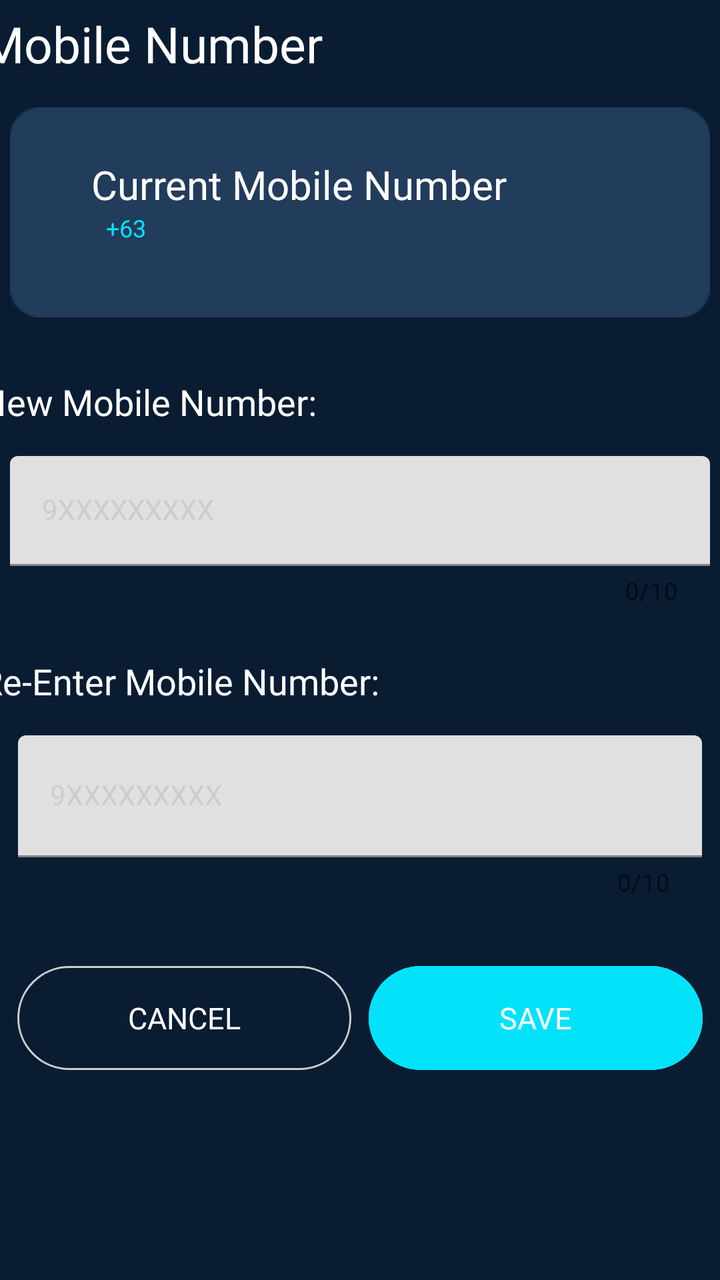
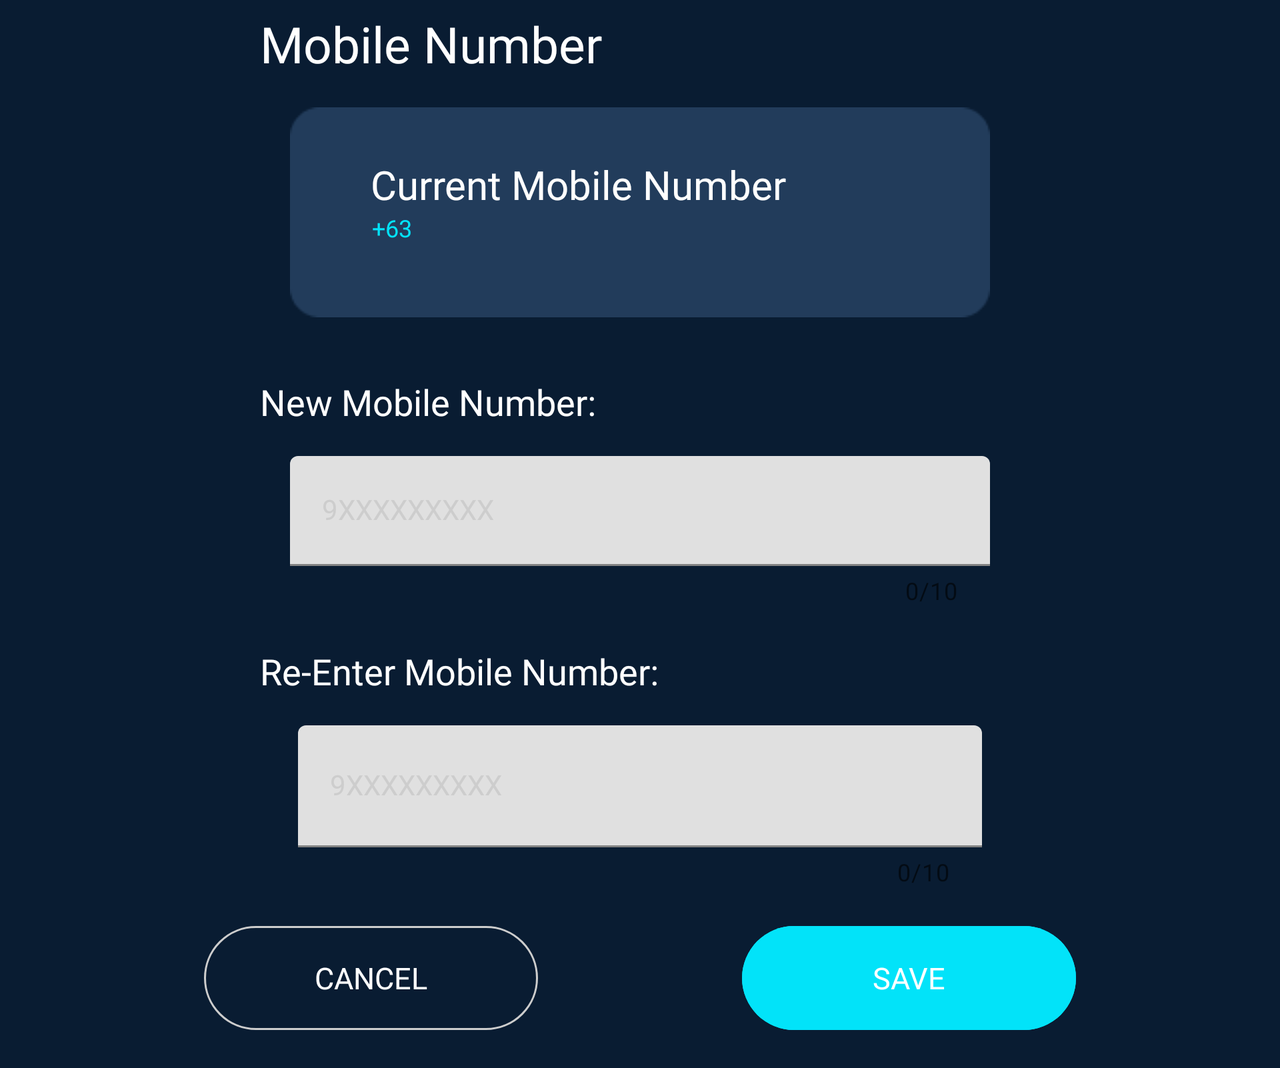

One screen, two layout resources from the same app: the default and the repository's alternative for another configuration. Each is rendered where Android would select it; the XML of both is given below.
<!-- AndroidManifest.xml: application theme Theme.Electrishut -->
<!-- res/layout/fragment_mobile_number.xml -->
<?xml version="1.0" encoding="utf-8"?>
<layout
    xmlns:android="http://schemas.android.com/apk/res/android"
    xmlns:app="http://schemas.android.com/apk/res-auto"
    xmlns:tools="http://schemas.android.com/tools"
    tools:context=".settings.MobileNumber">

    <androidx.constraintlayout.widget.ConstraintLayout
        android:layout_width="match_parent"
        android:layout_height="match_parent"
        android:background="@color/electrishut_bg"
        android:orientation="vertical">

        <TextView
            android:id="@+id/txtMobileNum"
            android:layout_width="380dp"
            android:layout_height="wrap_content"
            android:layout_marginTop="5dp"
            android:fontFamily="@font/poppins_bold"
            android:text="Mobile Number"
            android:textColor="#FFFFFF"
            android:textSize="25sp"
            app:layout_constraintEnd_toEndOf="parent"
            app:layout_constraintStart_toStartOf="parent"
            app:layout_constraintTop_toTopOf="parent" />

        <ImageView
            android:id="@+id/mobNumContainer"
            android:layout_width="wrap_content"
            android:layout_height="wrap_content"
            android:layout_marginTop="15dp"
            android:src="@drawable/mobilenumcontainer"
            app:layout_constraintEnd_toEndOf="parent"
            app:layout_constraintStart_toStartOf="parent"
            app:layout_constraintTop_toBottomOf="@+id/txtMobileNum" />

        <TextView
            android:id="@+id/txtMobNumContainer"
            android:layout_width="wrap_content"
            android:layout_height="wrap_content"
            android:layout_marginTop="25dp"
            android:layout_marginEnd="60dp"
            android:text="Current Mobile Number"
            android:textColor="#FFFFFF"
            android:textSize="20sp"
            app:fontFamily="@font/poppins_bold"
            app:layout_constraintEnd_toEndOf="parent"
            app:layout_constraintHorizontal_bias="0.498"
            app:layout_constraintStart_toStartOf="parent"
            app:layout_constraintTop_toTopOf="@+id/mobNumContainer" />

        <TextView
            android:id="@+id/txtPrefix"
            android:layout_width="wrap_content"
            android:layout_height="wrap_content"
            android:text="+63"
            android:textColor="#02E3F9"
            android:textSize="12sp"
            app:fontFamily="@font/poppins"
            app:layout_constraintEnd_toEndOf="parent"
            app:layout_constraintHorizontal_bias="0.156"
            app:layout_constraintStart_toStartOf="parent"
            app:layout_constraintTop_toBottomOf="@+id/txtMobNumContainer" />

        <TextView
            android:id="@+id/txtNumCont"
            android:layout_width="wrap_content"
            android:layout_height="wrap_content"
            android:gravity="left"
            android:text=""
            android:textColor="#02E3F9"
            android:textSize="12sp"
            app:fontFamily="@font/poppins"
            app:layout_constraintEnd_toEndOf="parent"
            app:layout_constraintHorizontal_bias="0.257"
            app:layout_constraintStart_toStartOf="parent"
            app:layout_constraintTop_toBottomOf="@+id/txtMobNumContainer" />

        <TextView
            android:id="@+id/txtNewNum"
            android:layout_width="380dp"
            android:layout_height="wrap_content"
            android:layout_marginTop="30dp"
            android:fontFamily="@font/poppins_medium"
            android:text="New Mobile Number:"
            android:textColor="#FFFFFF"
            android:textSize="18sp"
            app:layout_constraintEnd_toEndOf="parent"
            app:layout_constraintStart_toStartOf="parent"
            app:layout_constraintTop_toBottomOf="@+id/mobNumContainer" />

        <com.google.android.material.textfield.TextInputLayout
            android:id="@+id/inputNewNum"
            android:layout_width="wrap_content"
            android:layout_height="wrap_content"
            android:layout_marginHorizontal="20dp"
            android:layout_marginTop="15dp"
            android:textColorHint="#CDCDCD"
            app:counterEnabled="true"
            app:counterMaxLength="10"
            app:helperTextTextColor="@android:color/white"
            app:layout_constraintEnd_toEndOf="parent"
            app:layout_constraintStart_toStartOf="parent"
            app:layout_constraintTop_toBottomOf="@+id/txtNewNum">

            <com.google.android.material.textfield.TextInputEditText
                android:id="@+id/newNum_input"
                style="@style/Widget.Design.TextInputLayout"
                android:layout_width="350dp"
                android:layout_height="55dp"
                android:hint="9XXXXXXXXX"
                android:inputType="phone"
                android:lines="1" />
        </com.google.android.material.textfield.TextInputLayout>

        <TextView
            android:id="@+id/txtreEnterNum"
            android:layout_width="380dp"
            android:layout_height="wrap_content"
            android:layout_marginTop="25dp"
            android:fontFamily="@font/poppins_medium"
            android:text="Re-Enter Mobile Number:"
            android:textColor="#FFFFFF"
            android:textSize="18sp"
            app:layout_constraintEnd_toEndOf="parent"
            app:layout_constraintStart_toStartOf="parent"
            app:layout_constraintTop_toBottomOf="@+id/inputNewNum" />

        <com.google.android.material.textfield.TextInputLayout
            android:id="@+id/inputreEnterNum"
            android:layout_width="wrap_content"
            android:layout_height="wrap_content"
            android:layout_marginHorizontal="20dp"
            android:layout_marginTop="15dp"
            android:textColorHint="#CDCDCD"
            app:counterEnabled="true"
            app:counterMaxLength="10"
            app:helperTextTextColor="@android:color/white"
            app:layout_constraintEnd_toEndOf="parent"
            app:layout_constraintStart_toStartOf="parent"
            app:layout_constraintTop_toBottomOf="@+id/txtreEnterNum">

            <com.google.android.material.textfield.TextInputEditText
                android:id="@+id/reEnterNum_input"
                style="@style/Widget.Design.TextInputLayout"
                android:layout_width="342dp"
                android:layout_height="61dp"
                android:hint="9XXXXXXXXX"
                android:inputType="phone"
                android:lines="1" />
        </com.google.android.material.textfield.TextInputLayout>

        <Button
            android:id="@+id/bttnCancel"
            style="@style/Widget.Material3.Button.OutlinedButton"
            android:layout_width="167dp"
            android:layout_height="60dp"
            android:layout_marginTop="30dp"
            android:fontFamily="@font/poppins_bold"
            android:text="CANCEL"
            android:textColor="#FFFFFF"
            android:textSize="15sp"
            app:layout_constraintEnd_toStartOf="@+id/bttnSave"
            app:layout_constraintStart_toStartOf="parent"
            app:layout_constraintTop_toBottomOf="@+id/inputreEnterNum"
            app:strokeColor="#CDCDCD" />

        <Button
            android:id="@+id/bttnSave"
            style="@style/Widget.Material3.Button"
            android:layout_width="167dp"
            android:layout_height="60dp"
            android:layout_marginTop="30dp"
            android:backgroundTint="#02E3F9"
            android:fontFamily="@font/poppins_bold"
            android:text="SAVE"
            android:textColor="#FFFFFF"
            android:textSize="15sp"
            app:layout_constraintEnd_toEndOf="parent"
            app:layout_constraintStart_toEndOf="@+id/bttnCancel"
            app:layout_constraintTop_toBottomOf="@+id/inputreEnterNum" />

    </androidx.constraintlayout.widget.ConstraintLayout>
</layout>
<!-- resources referenced by this layout -->
<resources>
  <color name="electrishut_bg">#091C32 </color>
  <!-- drawable mobilenumcontainer: png bitmap (drawable, 1074 bytes) -->
  <style name="Theme.Electrishut" parent="Theme.MaterialComponents.DayNight.DarkActionBar">
  
          
          <item name="colorPrimary">@color/electrishut_bg</item>
          <item name="colorPrimaryVariant">@color/electrishut_bg</item>
          <item name="colorOnPrimary">@color/white</item>
  
          
          <item name="colorSecondary">@color/teal_200</item>
          <item name="colorSecondaryVariant">@color/teal_700</item>
          <item name="colorOnSecondary">@color/electrishut_bg</item>
  
          
          <item name="android:statusBarColor" tools:targetApi="l">?attr/colorPrimaryVariant</item>
  
          
      </style>
  <color name="white">#FFFFFFFF</color>
  
      //Added Colors for the Mobile App
  <color name="teal_200">#FF03DAC5</color>
  <color name="teal_700">#FF018786</color>
</resources>
<!-- res/layout-land/fragment_mobile_number.xml (the repository's variant of the layout above) -->
<!-- drawn on the phone turned sideways -->
<?xml version="1.0" encoding="utf-8"?>
<layout
    xmlns:android="http://schemas.android.com/apk/res/android"
    xmlns:app="http://schemas.android.com/apk/res-auto"
    xmlns:tools="http://schemas.android.com/tools"
    tools:context=".settings.MobileNumber">

    <ScrollView
        android:layout_width="match_parent"
        android:layout_height="match_parent"
        android:background="@color/electrishut_bg">

        <androidx.constraintlayout.widget.ConstraintLayout
            android:layout_width="match_parent"
            android:layout_height="match_parent"
            android:background="@color/electrishut_bg"
            android:orientation="vertical"
            android:paddingBottom="15dp">

            <TextView
                android:id="@+id/txtMobileNum"
                android:layout_width="380dp"
                android:layout_height="wrap_content"
                android:layout_marginTop="5dp"
                android:fontFamily="@font/poppins_bold"
                android:text="Mobile Number"
                android:textColor="#FFFFFF"
                android:textSize="25sp"
                app:layout_constraintEnd_toEndOf="parent"
                app:layout_constraintStart_toStartOf="parent"
                app:layout_constraintTop_toTopOf="parent" />

            <ImageView
                android:id="@+id/mobNumContainer"
                android:layout_width="wrap_content"
                android:layout_height="wrap_content"
                android:layout_marginTop="15dp"
                android:src="@drawable/mobilenumcontainer"
                app:layout_constraintEnd_toEndOf="parent"
                app:layout_constraintStart_toStartOf="parent"
                app:layout_constraintTop_toBottomOf="@+id/txtMobileNum" />

            <TextView
                android:id="@+id/txtMobNumContainer"
                android:layout_width="wrap_content"
                android:layout_height="wrap_content"
                android:layout_marginTop="25dp"
                android:layout_marginEnd="60dp"
                android:text="Current Mobile Number"
                android:textColor="#FFFFFF"
                android:textSize="20sp"
                app:fontFamily="@font/poppins_bold"
                app:layout_constraintEnd_toEndOf="parent"
                app:layout_constraintHorizontal_bias="0.498"
                app:layout_constraintStart_toStartOf="parent"
                app:layout_constraintTop_toTopOf="@+id/mobNumContainer" />

            <TextView
                android:id="@+id/txtPrefix"
                android:layout_width="wrap_content"
                android:layout_height="wrap_content"
                android:text="+63"
                android:textColor="#02E3F9"
                android:textSize="12sp"
                app:fontFamily="@font/poppins"
                app:layout_constraintEnd_toEndOf="parent"
                app:layout_constraintHorizontal_bias="0.3"
                app:layout_constraintStart_toStartOf="parent"
                app:layout_constraintTop_toBottomOf="@+id/txtMobNumContainer" />

            <TextView
                android:id="@+id/txtNumCont"
                android:layout_width="wrap_content"
                android:layout_height="wrap_content"
                android:gravity="left"
                android:text=""
                android:textColor="#02E3F9"
                android:textSize="12sp"
                app:fontFamily="@font/poppins"
                app:layout_constraintEnd_toEndOf="parent"
                app:layout_constraintHorizontal_bias="0.362"
                app:layout_constraintStart_toStartOf="parent"
                app:layout_constraintTop_toBottomOf="@+id/txtMobNumContainer" />

            <TextView
                android:id="@+id/txtNewNum"
                android:layout_width="380dp"
                android:layout_height="wrap_content"
                android:layout_marginTop="30dp"
                android:fontFamily="@font/poppins_medium"
                android:text="New Mobile Number:"
                android:textColor="#FFFFFF"
                android:textSize="18sp"
                app:layout_constraintEnd_toEndOf="parent"
                app:layout_constraintStart_toStartOf="parent"
                app:layout_constraintTop_toBottomOf="@+id/mobNumContainer" />

            <com.google.android.material.textfield.TextInputLayout
                android:id="@+id/inputNewNum"
                android:layout_width="wrap_content"
                android:layout_height="wrap_content"
                android:layout_marginHorizontal="20dp"
                android:layout_marginTop="15dp"
                android:textColorHint="#CDCDCD"
                app:counterEnabled="true"
                app:counterMaxLength="10"
                app:helperTextTextColor="@android:color/white"
                app:layout_constraintEnd_toEndOf="parent"
                app:layout_constraintStart_toStartOf="parent"
                app:layout_constraintTop_toBottomOf="@+id/txtNewNum">

                <com.google.android.material.textfield.TextInputEditText
                    android:id="@+id/newNum_input"
                    style="@style/Widget.Design.TextInputLayout"
                    android:layout_width="350dp"
                    android:layout_height="55dp"
                    android:hint="9XXXXXXXXX"
                    android:inputType="phone"
                    android:lines="1" />
            </com.google.android.material.textfield.TextInputLayout>

            <TextView
                android:id="@+id/txtreEnterNum"
                android:layout_width="380dp"
                android:layout_height="wrap_content"
                android:layout_marginTop="20dp"
                android:fontFamily="@font/poppins_medium"
                android:text="Re-Enter Mobile Number:"
                android:textColor="#FFFFFF"
                android:textSize="18sp"
                app:layout_constraintEnd_toEndOf="parent"
                app:layout_constraintStart_toStartOf="parent"
                app:layout_constraintTop_toBottomOf="@+id/inputNewNum" />

            <com.google.android.material.textfield.TextInputLayout
                android:id="@+id/inputreEnterNum"
                android:layout_width="wrap_content"
                android:layout_height="wrap_content"
                android:layout_marginHorizontal="20dp"
                android:layout_marginTop="15dp"
                android:textColorHint="#CDCDCD"
                app:counterEnabled="true"
                app:counterMaxLength="10"
                app:helperTextTextColor="@android:color/white"
                app:layout_constraintEnd_toEndOf="parent"
                app:layout_constraintStart_toStartOf="parent"
                app:layout_constraintTop_toBottomOf="@+id/txtreEnterNum">

                <com.google.android.material.textfield.TextInputEditText
                    android:id="@+id/reEnterNum_input"
                    style="@style/Widget.Design.TextInputLayout"
                    android:layout_width="342dp"
                    android:layout_height="61dp"
                    android:hint="9XXXXXXXXX"
                    android:inputType="phone"
                    android:lines="1" />
            </com.google.android.material.textfield.TextInputLayout>

            <Button
                android:id="@+id/bttnCancel"
                style="@style/Widget.Material3.Button.OutlinedButton"
                android:layout_width="167dp"
                android:layout_height="60dp"
                android:layout_marginTop="15dp"
                android:fontFamily="@font/poppins_bold"
                android:text="CANCEL"
                android:textColor="#FFFFFF"
                android:textSize="15sp"
                app:layout_constraintEnd_toStartOf="@+id/bttnSave"
                app:layout_constraintStart_toStartOf="parent"
                app:layout_constraintTop_toBottomOf="@+id/inputreEnterNum"
                app:strokeColor="#CDCDCD" />

            <Button
                android:id="@+id/bttnSave"
                style="@style/Widget.Material3.Button"
                android:layout_width="167dp"
                android:layout_height="60dp"
                android:layout_marginTop="15dp"
                android:backgroundTint="#02E3F9"
                android:fontFamily="@font/poppins_bold"
                android:text="SAVE"
                android:textColor="#FFFFFF"
                android:textSize="15sp"
                app:layout_constraintEnd_toEndOf="parent"
                app:layout_constraintStart_toEndOf="@+id/bttnCancel"
                app:layout_constraintTop_toBottomOf="@+id/inputreEnterNum" />

        </androidx.constraintlayout.widget.ConstraintLayout>

    </ScrollView>
</layout>
